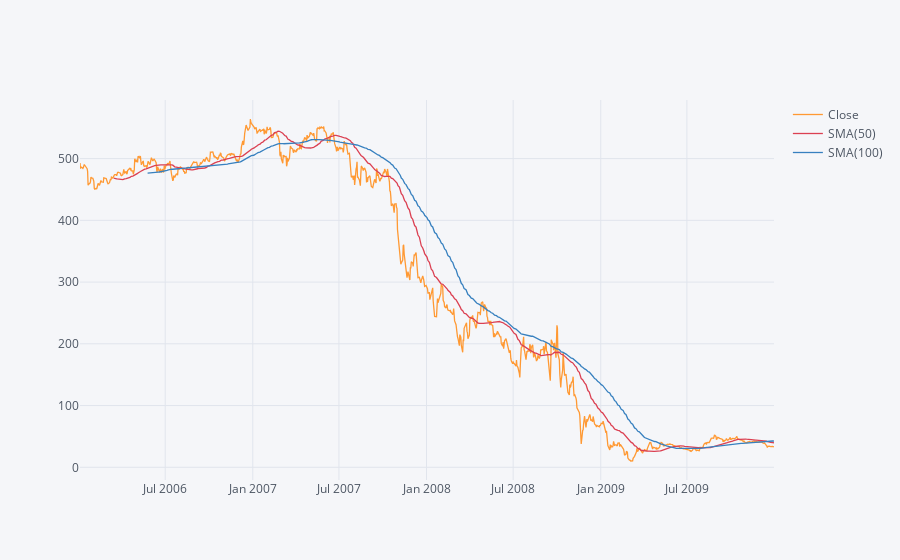

Source (notebook cell):
### Code cell
C['Close'].ta_plot(study='sma',periods=[50,100],title='Simple Moving Averages', study_colors=['red','blue'])

### Figure 1 — Plotly figure (JSON) as saved in the notebook; plotly's stock layout.template omitted (floating-point values rounded to 4 significant figures; data arrays with more than 128 entries replaced by an {"elided": "..."} marker saying what was removed)
{"data": [{"line": {"color": "rgba(255, 153, 51, 1.0)", "dash": "solid", "shape": "linear", "width": 1.3}, "mode": "lines", "name": "Close", "text": "", "type": "scatter", "uid": "7e6c6ef3-bd65-4972-9ea0-d80b0a23c7b7", "x": {"elided": "1007 str values"}, "y": {"elided": "1007 float values"}}, {"line": {"color": "rgba(219, 64, 82, 1.0)", "dash": "solid", "shape": "linear", "width": 1.3}, "mode": "lines", "name": "SMA(50)", "text": "", "type": "scatter", "uid": "87576b45-ca53-47ce-a839-19d5c0db0ca9", "x": {"elided": "1007 str values"}, "y": {"elided": "1007 mixed values"}}, {"line": {"color": "rgba(55, 128, 191, 1.0)", "dash": "solid", "shape": "linear", "width": 1.3}, "mode": "lines", "name": "SMA(100)", "text": "", "type": "scatter", "uid": "b480a374-7f35-4035-bf93-f197c8602f2a", "x": {"elided": "1007 str values"}, "y": {"elided": "1007 mixed values"}}], "layout": {"legend": {"bgcolor": "#F5F6F9", "font": {"color": "#4D5663"}}, "paper_bgcolor": "#F5F6F9", "plot_bgcolor": "#F5F6F9", "title": {"font": {"color": "#4D5663"}}, "xaxis": {"gridcolor": "#E1E5ED", "showgrid": true, "tickfont": {"color": "#4D5663"}, "title": {"font": {"color": "#4D5663"}, "text": ""}, "zerolinecolor": "#E1E5ED"}, "yaxis": {"gridcolor": "#E1E5ED", "showgrid": true, "tickfont": {"color": "#4D5663"}, "title": {"font": {"color": "#4D5663"}, "text": ""}, "zerolinecolor": "#E1E5ED"}}}
